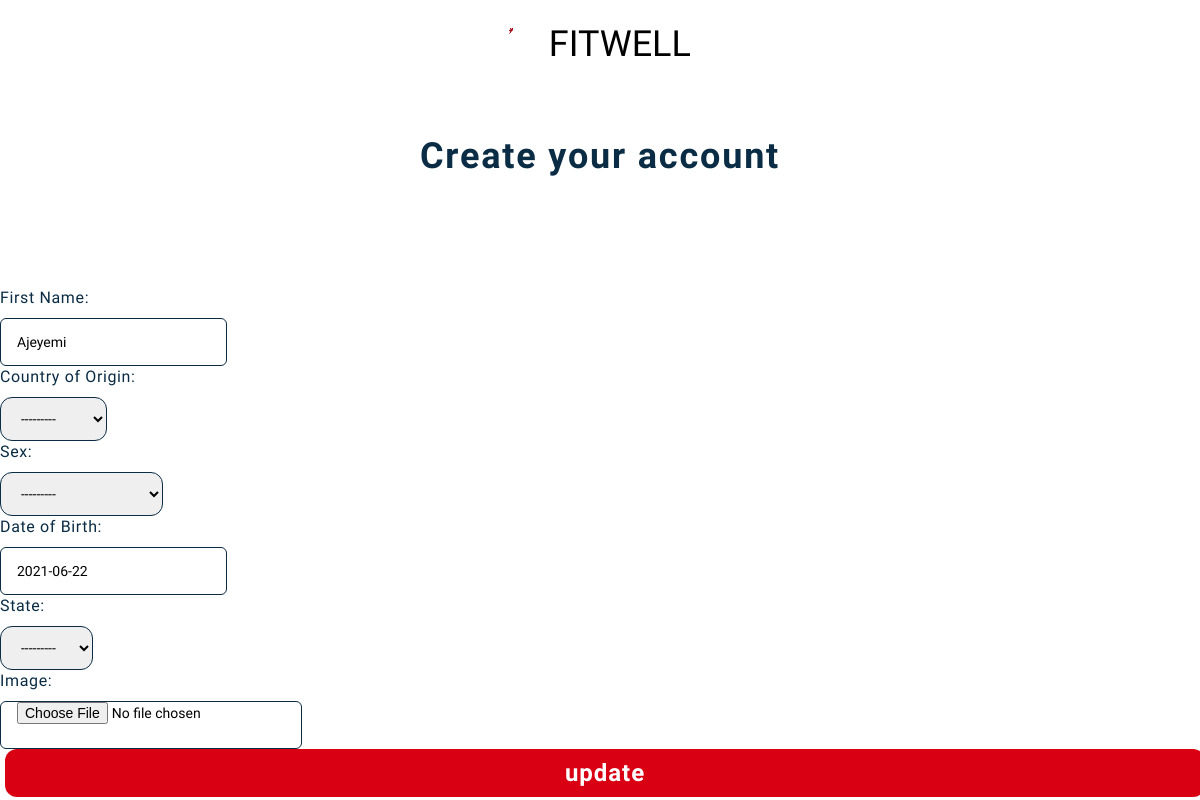
Page /profile/update/1 on the earlier database version.
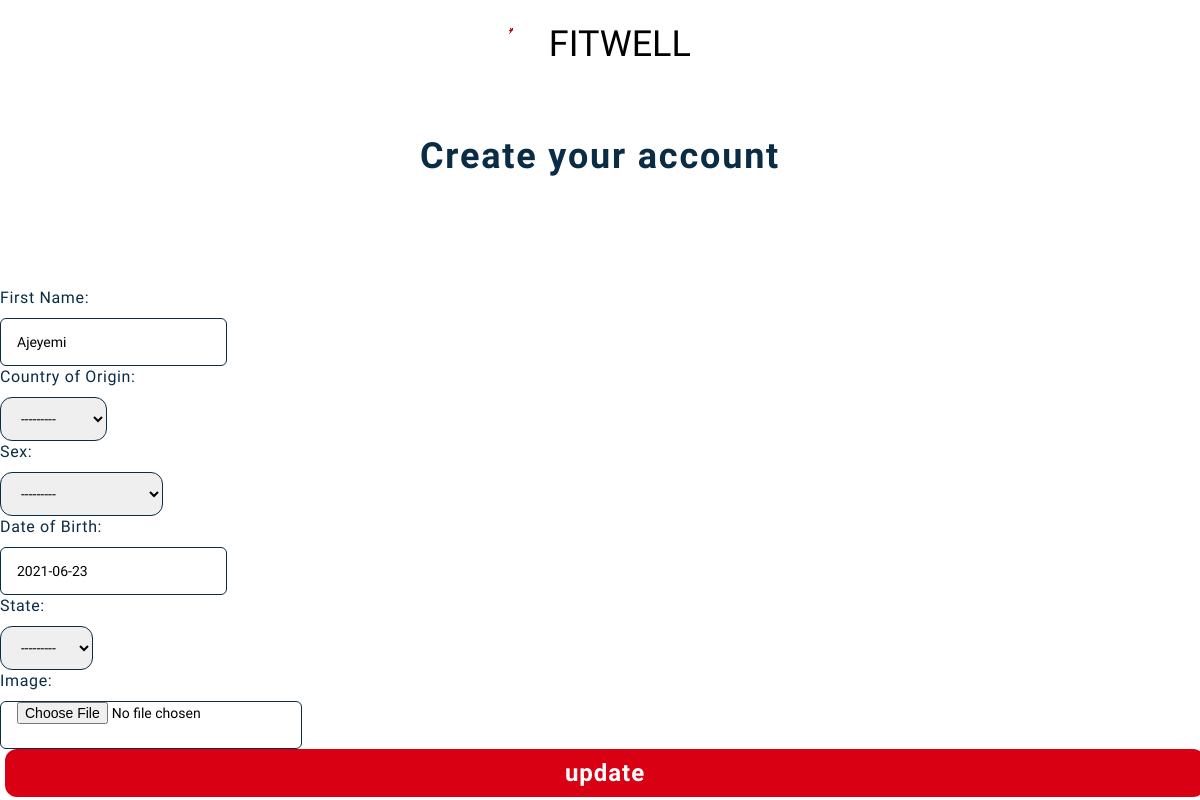
Same page on the later database version.
### fitwellNG_app/models.py (models this page shows, shortened)
class User(AbstractUser):
    countries = [
        ('NIG', 'Nigerian'),
    ]
    states = [
        ('KW', 'Kwara')
    ]
    username = None
    first_name = models.CharField('First Name', max_length=64)
    last_name = models.CharField('Last Name', max_length=64)
    email = models.EmailField('Email', unique=True)
    dob = models.DateField('Date of Birth', null=True)
    sex = models.CharField('Sex', choices=[
        ('M', 'Male'),
        ('F', 'Female'),
        ('O', 'Prefer Not To Say')
    ], max_length=50)
    nationality = models.CharField('Country of Origin', choices=countries, max_length=50)
    state = models.CharField(choices=states, max_length=50)
    weight = models.DecimalField('Weight', help_text='Enter your weight in kg', max_digits=5, decimal_places=2)
    height = models.DecimalField('Height', help_text='Enter your height in cm', max_digits=5, decimal_places=2)
    security = models.TextField('Security question', )
    security_answer = models.CharField('Answer', max_length=50)
    image = models.ImageField('Image', null=True, upload_to=get_image_path, default='image\default.png')
    phone_no = models.CharField(max_length=14, null=True)
    USERNAME_FIELD = 'email'
    REQUIRED_FIELDS = ['phone_no', 'height', 'weight']
    objects = UserManager()

### fitwellNG_app/views.py (the view)
# urls.py: path('profile/update/<int:pk>', views.update_user.as_view(), name='update-user')
class update_user(UpdateView):
    model = User
    fields = ['first_name', 'nationality', 'sex', 'dob', 'state', 'image']
    success_url = '/'
    template_name = "update.html"

### fitwellNG_app/templates/update.html (shortened to what this page needs)
<!DOCTYPE html>
{% load static %}
<html lang="en">
<head>
     <link rel="stylesheet" href="{% static '/css/style2.css' %}">
    <link rel="stylesheet" href="{% static '/css/base.css' %}">
    <link rel="stylesheet" href="{% static '/css/sign-up.css' %}">
</head>
<body>
    <section>
        <div class="container">
            <div class="main">
                <div class="logo">
                    <a href="{% url 'home' %}">
                       <img src="{% static '/images/logo.svg' %}">
                    </a>
                    <span>FITWELL</span>
                </div>
                <p class="blue-text">Create your account</p>
                <br><br>
                <form action="" id="msform"  method="post">
                    {{ form }}
                    <div>
                        <button type="submit"  class="btn">update</button>
                    </div>
                </form>
            </div>
        </div>
    </section>
</body>
</html>

Differences in the rows shown:
changed User "Ajeyemi": dob "2021-06-22" → "2021-06-23"
